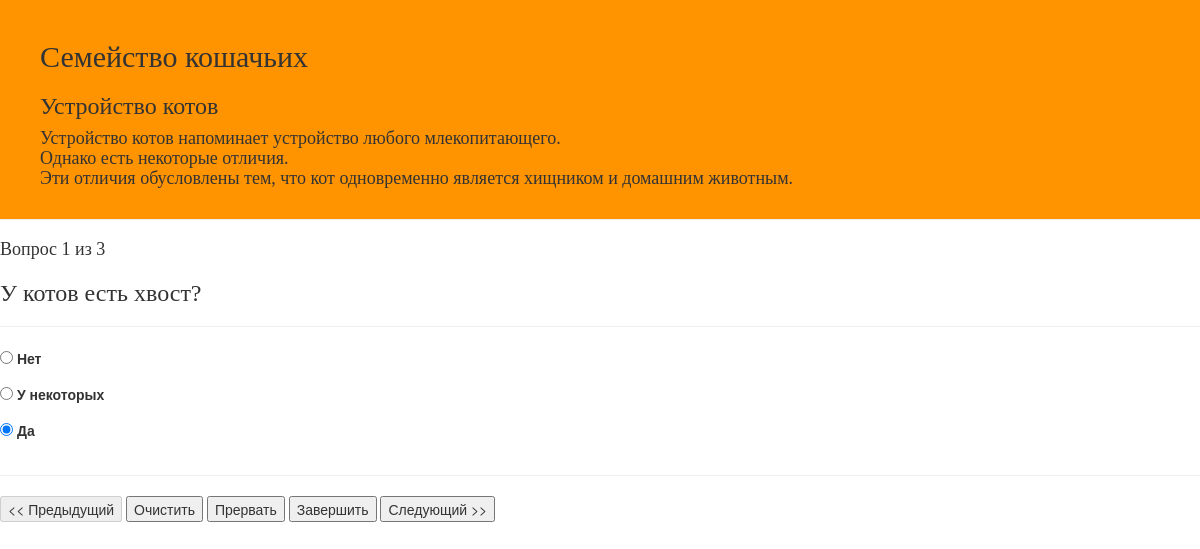
Page /surveys/showquery/22 on the committed database.
### surveys/models.py (models this page shows, shortened)
class Anketa(models.Model):
    attempt = models.ForeignKey(Attempt)    #   в ходе попытки
    question = models.ForeignKey(Question)  #     на вопрос
    created = models.DateTimeField(auto_now_add=True, auto_now=False)
    updated = models.DateTimeField(auto_now_add=False, auto_now=True)
    ordernum = models.PositiveIntegerField()    # Номер под которым задаётся вопрос.
    class Meta:
        verbose_name = 'Результат'
        verbose_name_plural = 'Результаты'

### schedules/models.py (models this page shows, shortened)
class Attempt(models.Model):
    schedule = models.ForeignKey(Schedule)
    started = models.DateTimeField(auto_now_add=True, auto_now=False)
    finished = models.DateTimeField(blank=True, null=True)
    class Meta:
        verbose_name = 'Попытка пройти тест'
        verbose_name_plural = 'Попытки пройти тест'

class Schedule(models.Model):
    task = models.ForeignKey(Task)
    start = models.DateTimeField()
    finish = models.DateTimeField()
    description = models.CharField(max_length=30, blank=True, null=True)
    class Meta:
        verbose_name = 'Назначеное тестирование'
        verbose_name_plural = 'Расписание заданий'

class Task(models.Model):
    querylist = models.ForeignKey(QueryList)
    attempts = models.PositiveIntegerField(default=1)
    viewable = models.BooleanField(default=False)   # можно-ли просматривать свои ответы
    editable = models.BooleanField(default=False)   # можно-ли редактировать уже данные ответы
    autoclose = models.BooleanField(default=True)   # автозакрытие поптыки когда есть ответы на все вопросы
    description = models.CharField(max_length=30)
    class Meta:
        verbose_name = 'Задание на тестирование'
        verbose_name_plural = 'Задания на тестирование'

### querylists/models.py (models this page shows, shortened)
class QueryList(models.Model):
    name = models.CharField(max_length=64)
    description = models.TextField()
    class Meta:
        verbose_name = 'Анкета'
        verbose_name_plural = 'Анкеты'

### questions/models.py (models this page shows, shortened)
class Question(models.Model):
    qtype = models.CharField(
        max_length=2,
        choices=QUESTION_TYPE_CHOICES,
        default=RADIOBUTTON,
    )
    description = models.TextField()
    class Meta:
        verbose_name = 'Вопрос'
        verbose_name_plural = 'Вопросы'

class Answer(models.Model):
    question = models.ForeignKey('Question')
    content = models.TextField()
    ordernum = models.PositiveIntegerField(null=True, blank=True)
    score = models.PositiveIntegerField(null=True, blank=True)
    qtype = models.CharField(
        max_length=2,
        choices=QUESTION_TYPE_CHOICES,
        default=RADIOBUTTON,
    )
    class Meta:
        verbose_name = 'Простой Ответ'
        verbose_name_plural = 'Простые Ответы'

class AnswerRB(Answer):
    answer_ptr = models.OneToOneField(
        Answer, on_delete=models.CASCADE,
        parent_link=True,
    )
    class Meta:
        verbose_name = 'Одиночный Ответ (RadioButton)'
        verbose_name_plural = 'Одиночные Ответы (RadioButton)'

class Answer(models.Model):
    question = models.ForeignKey('Question')
    content = models.TextField()
    ordernum = models.PositiveIntegerField(null=True, blank=True)
    score = models.PositiveIntegerField(null=True, blank=True)
    qtype = models.CharField(
        max_length=2,
        choices=QUESTION_TYPE_CHOICES,
        default=RADIOBUTTON,
    )
    class Meta:
        verbose_name = 'Простой Ответ'
        verbose_name_plural = 'Простые Ответы'

### surveys/views.py (the view)
# urls.py: url(r'^showquery/(?P<queryid>\d+)$', surveys.views.show_query, name='showquery'),
def show_query(request, queryid):
    query = get_object_or_404(Anketa, pk=queryid)
    maxquerynum = Anketa.objects.all().filter(attempt=query.attempt).aggregate(Max('ordernum'))['ordernum__max']
    form = render_result_form(query)
    if request.POST.get("prev_query"):
        save_result(query, request)
        return redirect(reverse(
            'surveys:showquery',
            args=[get_object_or_404(Anketa, attempt=query.attempt, ordernum=query.ordernum-1).id])
        )
    elif request.POST.get("next_query"):
        save_result(query, request)
        return redirect(reverse(
            'surveys:showquery',
            args=[get_object_or_404(Anketa, attempt=query.attempt, ordernum=query.ordernum+1).id])
        )
    elif request.POST.get("exit_query"):
        save_result(query, request)
        return redirect(reverse(
            'surveys:finishattempt',
            args=[query.attempt.id]
        ))
    elif request.POST.get("pause_query"):
        save_result(query, request)
        return redirect(reverse(
            'schedules:scheduleinfo',
            args=[query.attempt.schedule.id]
        ))
    return render(
        request,
        'showquery.html',
        {
            'query': query,
            'maxquerynum': maxquerynum,
            'form': form,
        }
    )

### surveys/views.py (called while the page is built, shortened)
def get_answer_contents(answer_model, question):
    ordered_contents = [query for query in
                        answer_model.objects.all().filter(question=question, ordernum__isnull=False).order_by('ordernum')]
    unordered_contents = [query for query in
                          answer_model.objects.all().filter(question=question, ordernum__isnull=True)]
    shuffle(unordered_contents)
    return ordered_contents + unordered_contents

def render_result_form(query):
    if query.question.qtype == RADIOBUTTON:
        contents = get_answer_contents(AnswerRB, query.question)
        try:
            result = Result.objects.get(anketa=query).answer.id
        except ObjectDoesNotExist:
            result = None
        except MultipleObjectsReturned:
            result = None
            Result.objects.all().filter(anketa=query).delete()
        return render_to_string(
            'resultrbblock.html',
            {
                'contents': contents,
                'result': result,
            },
        )

### surveys/templates/resultrbblock.html
<table border="0"
{% for content in contents %}
    <tr><td>
        <input type="radio" name="choice" id="choice{{content.id}}" value="{{content.id}}"
               {% if content.id == result %} checked {% endif %}
        />
        <label for="choice{{content.id}}">{{content.content|linebreaks}}</label>
    </td></tr>
{% endfor %}
</table>

### surveys/templates/showquery.html (shortened to what this page needs)
{% load static %}
<!DOCTYPE html>
<head>
    <link rel="stylesheet" href="//maxcdn.bootstrapcdn.com/bootstrap/3.2.0/css/bootstrap.min.css">
    <link rel="stylesheet" href="//maxcdn.bootstrapcdn.com/bootstrap/3.2.0/css/bootstrap-theme.min.css">
    <link rel="stylesheet" href="{% static 'main.css' %}">
</head>
<body>
<div class="page-header">
    <h2>{{query.attempt.schedule.task.description|linebreaks}}</h2>
    <h3>{{query.attempt.schedule.task.querylist.name}}</h3>
    <h4>{{query.attempt.schedule.task.querylist.description|linebreaks}}</h4>
</div>
    <h4>Вопрос {{query.ordernum}} из {{maxquerynum}}</h4>
{% block queryblock %}
    <h3>{{query.question.description|linebreaks}}</h3>
{% endblock %}
<hr border-color="#7b6b6b">
<form action="{% url 'surveys:showquery' query.id %}" method="post">
{% block resultblock %}
    {{form}}
{% endblock %}
    <hr border-color="#7b6b6b">
    <div class="page-footer">
        <input type="submit" value="<< Предыдущий" name="prev_query" {% if query.ordernum <= 1 %} disabled {% endif %} >
        <input type="submit" value="Очистить" name="clear_query">
        <input type="submit" value="Прервать" name="pause_query">
        <input type="submit" value="Завершить" name="exit_query">
        <input type="submit" value="Следующий >>" name="next_query" {% if query.ordernum >= maxquerynum %} disabled {% endif %} >
    </div>
</form>
</body>
</html>

### home/static/main.css (style rules this page uses)
.page-header { background-color: #ff9400; margin-top: 0; padding: 20px 20px 20px 40px; }
h1, h2, h3, h4 { font-family: 'Lobster', cursive; }

### rows in the picture
Anketa: attempt.schedule.task.description "Семейство кошачьих", attempt.schedule.task.querylist.name "Устройство котов", attempt.schedule.task.querylist.description "Устройство котов напоминает устройство любого млекопитающего. Однако есть некоторые отличия. Эти отличия обусловлены тем, что кот одновременно является хищником и домашним животным.", ordernum "1", question.description "У котов есть хвост?", prev_query "<< Предыдущий", next_query "Следующий >>"
AnswerRB: choice "☐ Нет", content "Нет"
AnswerRB: choice "☐ У некоторых", content "У некоторых"
AnswerRB: choice "☑ Да", content "Да"

### other values in the picture
{{ maxquerynum }} "3"
